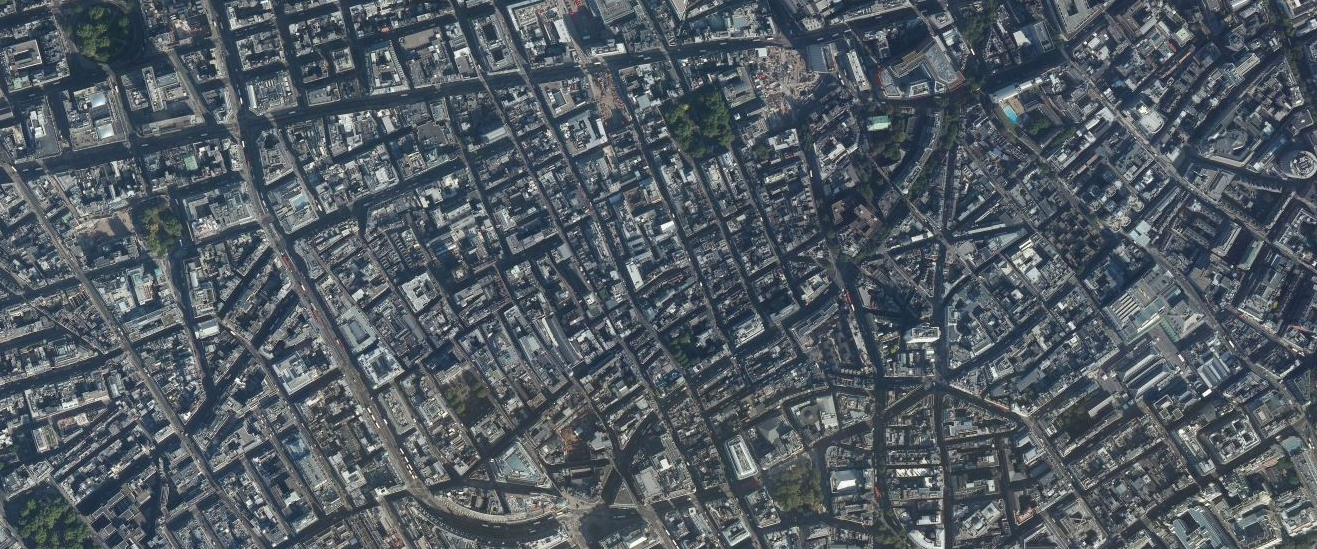
#> input picture code/CNN/City/C10.png, 1317 x 549 px, given in place of F1_01.png, which was not available; the run also reads 2 pictures not shown here
$ jupyter execute --allow-errors CNN.ipynb   (shell and % lines are left out)   (Python 2 division)   (text cells are left out)
#> lines starting #> are read from the running program, lines starting #| are printed output that depends on the picture; pictures that were not available may be replaced by others from this repository, and a replacement may not be noted
#> (a cell that did not finish here is left out)

[cell 2]
import numpy as np
from numpy import linalg as lin
import scipy.signal as sig
import Image

def Sigmoid(x):
    return (1/(1+np.exp(-x)))

def FileExistCheck(file):
#> called with file = 'Forest\\images\\F1_01.png'
    try:
        img = Image.open(file)
#> img is the input picture: PIL image 1317x549 RGB; mean R, G, B 82.3, 91.1, 99
        return('exist')
    except: return('not exist')

def Pool(I,W):
    PoolImg=np.zeros((len(I)/len(W),len(I)/len(W))) # W must fit an integer times into I.
#> PoolImg: shape (656, 656) float64; every value is 0
    for i in range(0,len(PoolImg)):
        for j in range(0,len(PoolImg)):
            SelAr=I[i*len(W):(i+1)*len(W),j*len(W):(j+1)*len(W)]
            PoolImg[i,j]=np.inner(SelAr.flatten(),W.flatten()) # Now this is just an inner product since we have vectors
#> this loop made 1 pass
#> PoolImg: shape (656, 656) float64; min 0, max 28239, mean 7.4
#> PoolImg: shape (655, 655) float64; min 0, max 21639, mean 9.3
    return PoolImg

WC11=np.array([
    [1,1,1,1,1],
    [1,2,2,2,1],
    [1,2,4,2,1],
    [1,2,2,2,1],
    [1,1,1,1,1],
    ])

WC12=np.array([
    [0,0,0.5,1,1],
    [0,0,0.5,1,1],
    [0,0,0.5,1,1],
    [0,0,0.5,1,1],
    [0,0,0.5,1,1],
    ])

WC13=np.array([
    [1,1,1,1,1],
    [1,1,1,1,1],
    [0.5,0.5,0.5,0.5,0.5],
    [0,0,0,0,0],
    [0,0,0,0,0]
    ])

WC14=np.array([
    [0.5,1,1,1,1],
    [0,0.5,1,1,1],
    [0,0,0.5,1,1],
    [0,0,0,0.5,1],
    [0,0,0,0,0.5]
    ])

WC5=np.array([
    [0.5,0,0,0,0],
    [1,0.5,0,0,0],
    [1,1,0.5,0,0],
    [1,1,1,0.5,0],
    [1,1,1,1,0.5]
    ])
# averaging kernel in L2
WP=np.array([
    [1,1],
    [1,1],
    ])

# WC31=np.array([
#     [1,1,0,0],
#     [1,1,0,0],
#     [1,1,0,0],
#     [1,1,0,0],
#     ])

# WC32=np.array([
#     [1,1,1,1],
#     [1,1,1,1],
#     [0,0,0,0],
#     [0,0,0,0],
#     ])
WC31=np.array([
    [1,1,1,1],
    [1,1,1,1],
    [1,1,1,1],
    [1,1,1,1],
    ])

WC32=np.array([
    [1,1,1,1],
    [1,1,1,1],
    [1,1,1,1],
    [1,1,1,1],
    ])


WP4=np.array([
    [1,1,1,1,1],
    [1,1,1,1,1],
    [1,1,1,1,1],
    [1,1,1,1,1],
    [1,1,1,1,1],
    ])


W1=np.zeros(16)
W2=np.zeros(16)
W3=np.zeros(16)
W4=np.zeros(16)
W5=np.zeros(16)
W6=np.zeros(16)
W7=np.zeros(16)
W8=np.zeros(16)
b1=0
b2=0

n1=1*10**-12
n2=1*10**2


# root='Forest\images\F1_'
# t1=1 # f1 is classifier for forest
# t2=0 # classifier for no forest
Input=1
k=0
#> (the rest of this cell did not finish here and is left out)

[cell 3]
im=[]
root='City\images\C4_'
#> (the rest of this cell did not finish here and is left out)

[cell 4]
import IPython.display as dis

for k in range(0,len(im)):
    dis.display(dis.Image(filename=im[k]))

[cell 5]
import numpy as np
from numpy import linalg as lin
import scipy.signal as sig
import Image
RGB=2
file='City\C4.png'
img = Image.open(file)
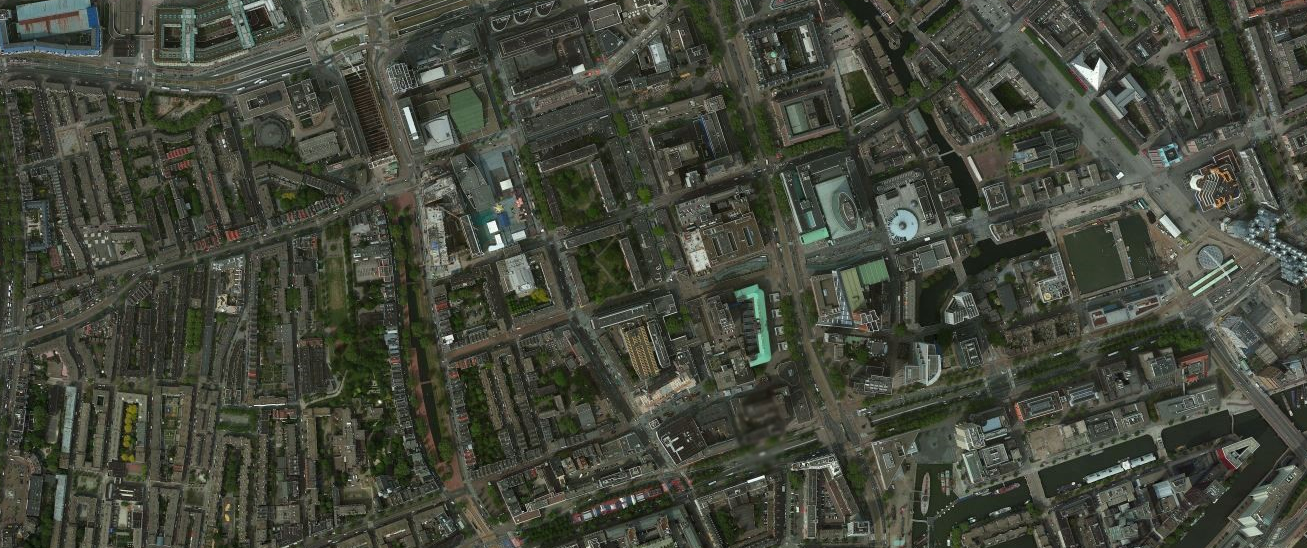
#> input picture code/CNN/City/C4.png, 1307 x 548 px, found by its file name
#> img is the input picture: PIL image 1307x548 RGB; mean R, G, B 68.3, 71.6, 59.9
data=img.convert('RGB')
data = np.asarray( data, dtype="int32" )
#> data: shape (548, 1307, 3) int32
patchSize=150 # patchsize this must be 50 since our network can only handle this value
Yamount=data.shape[0]/patchSize # Counts how many times the windowsize fits in the picture
Xamount=data.shape[1]/patchSize # Counts how many times the windowsize fits in the picture
dataPatched=np.array([[data[j*patchSize:(j+1)*patchSize,i*patchSize:(i+1)*patchSize,RGB] for i in range(0,Xamount)] for j in range(0,Yamount)])

[cell 6]
dataPatched.shape

[cell 7]
inputPatch=dataPatched[0,6,:,:]
img = Image.fromarray( np.asarray( np.clip(inputPatch,0,255), dtype="uint8"), "L" )
#> img: PIL image 150x150 L
img.save('patch'+str(RGB)+'.png' )

[cell 8]
# %%timeit
import numpy as np
from numpy import linalg as lin
import scipy.signal as sig
import Image
RGB=1 #selects layer R=0,G=1,B=2

img = Image.open('Forest\F1.png')
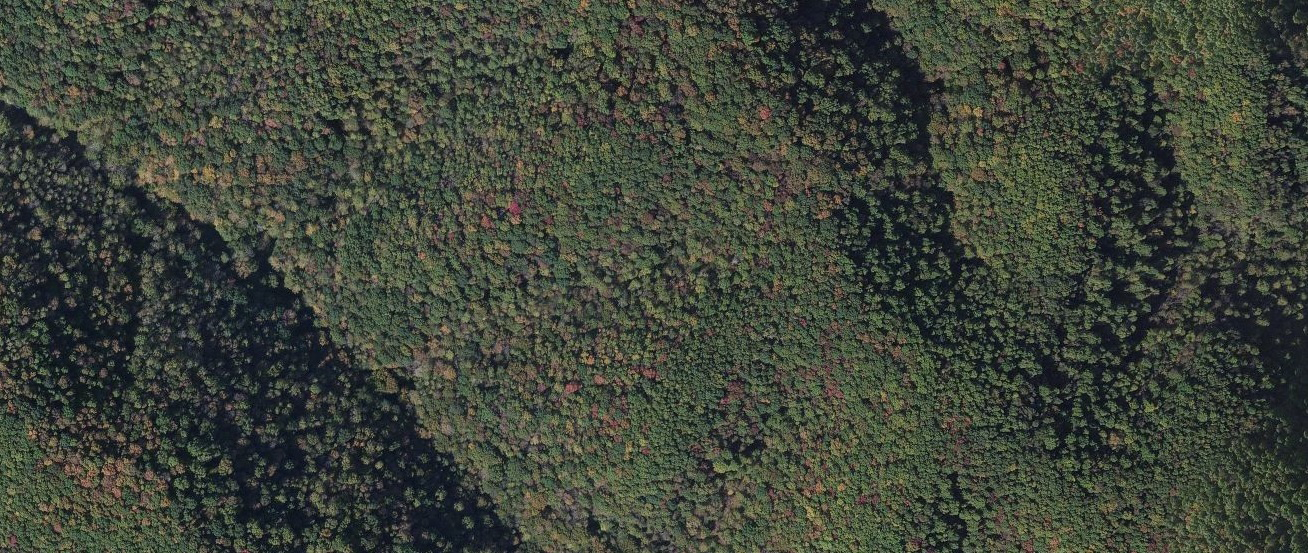
#> input picture code/CNN/Forest/F1.png, 1308 x 553 px, found by its file name
#> img is the input picture: PIL image 1308x553 RGB; mean R, G, B 63.1, 68.8, 58.1
data=img.convert('RGB')
data = np.asarray( data, dtype="int32" )
#> data: shape (553, 1308, 3) int32
patchSize=50 # patchsize this must be 50 since our network can only handle this value
Yamount=data.shape[0]/patchSize # Counts how many times the windowsize fits in the picture
Xamount=data.shape[1]/patchSize # Counts how many times the windowsize fits in the picture
dataPatchedF1=np.array([[data[j*patchSize:(j+1)*patchSize,i*patchSize:(i+1)*patchSize,RGB] for i in range(0,Xamount)] for j in range(0,Yamount)])

img = Image.open('Forest\F2.png')
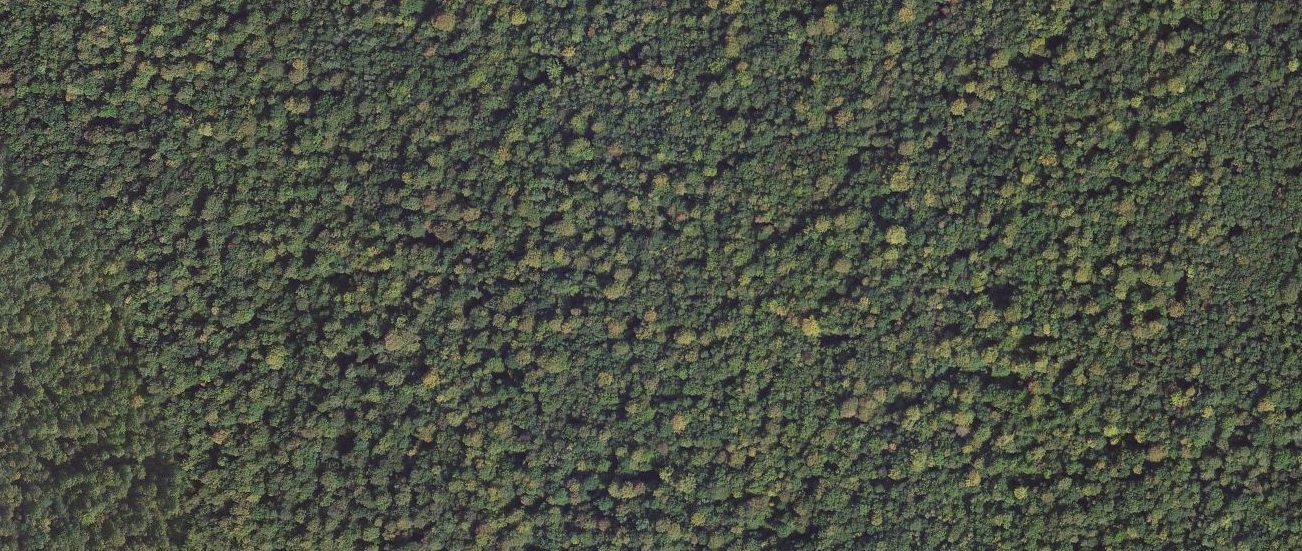
#> input picture code/CNN/Forest/F2.png, 1302 x 551 px, found by its file name
#> img is the input picture: PIL image 1302x551 RGB; mean R, G, B 76.1, 81.2, 68
data=img.convert('RGB')
data = np.asarray( data, dtype="int32" )
#> data: shape (551, 1302, 3) int32
patchSize=50 # patchsize this must be 50 since our network can only handle this value
Yamount=data.shape[0]/patchSize # Counts how many times the windowsize fits in the picture
Xamount=data.shape[1]/patchSize # Counts how many times the windowsize fits in the picture
dataPatchedF2=np.array([[data[j*patchSize:(j+1)*patchSize,i*patchSize:(i+1)*patchSize,RGB] for i in range(0,Xamount)] for j in range(0,Yamount)])

img = Image.open('City\C1.png')
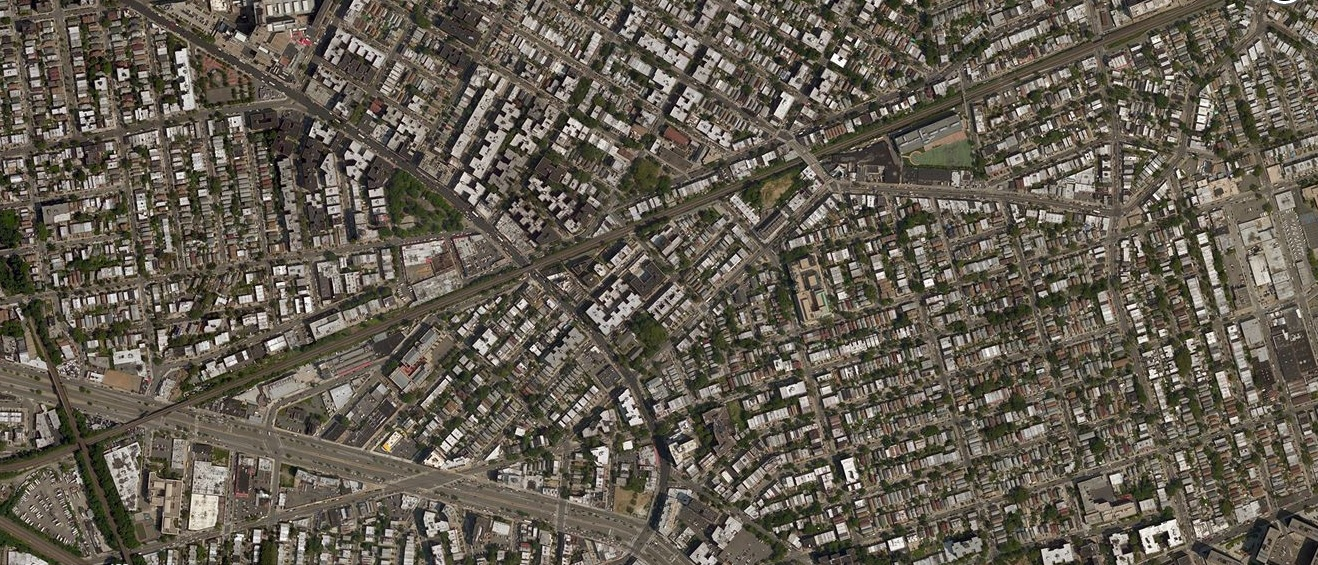
#> input picture code/CNN/City/C1.png, 1318 x 565 px, found by its file name
#> img is the input picture: PIL image 1318x565 RGB; mean R, G, B 99.1, 92.2, 80.7
data=img.convert('RGB')
data = np.asarray( data, dtype="int32" )
#> data: shape (565, 1318, 3) int32
patchSize=50 # patchsize this must be 50 since our network can only handle this value
Yamount=data.shape[0]/patchSize # Counts how many times the windowsize fits in the picture
Xamount=data.shape[1]/patchSize # Counts how many times the windowsize fits in the picture
dataPatchedC1=np.array([[data[j*patchSize:(j+1)*patchSize,i*patchSize:(i+1)*patchSize,RGB] for i in range(0,Xamount)] for j in range(0,Yamount)])

img = Image.open('City\C2.png')
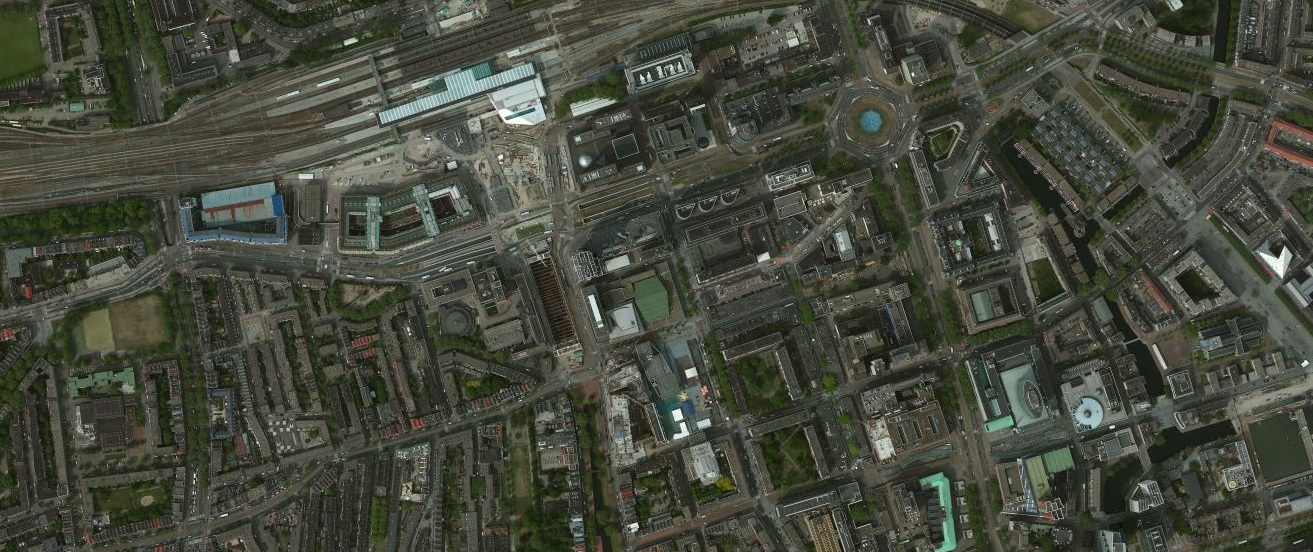
#> input picture code/CNN/City/C2.png, 1313 x 552 px, found by its file name
#> img is the input picture: PIL image 1313x552 RGB; mean R, G, B 69.3, 72.8, 60.8
data=img.convert('RGB')
data = np.asarray( data, dtype="int32" )
#> data: shape (552, 1313, 3) int32
patchSize=50 # patchsize this must be 50 since our network can only handle this value
Yamount=data.shape[0]/patchSize # Counts how many times the windowsize fits in the picture
Xamount=data.shape[1]/patchSize # Counts how many times the windowsize fits in the picture
dataPatchedC2=np.array([[data[j*patchSize:(j+1)*patchSize,i*patchSize:(i+1)*patchSize,RGB] for i in range(0,Xamount)] for j in range(0,Yamount)])

[cell 9]
def Sigmoid(x):
    return (1/(1+np.exp(-x)))

def Pool(I,W):
    PoolImg=np.zeros((len(I)/len(W),len(I)/len(W))) # W must fit an integer times into I.
    for i in range(0,len(PoolImg)):
        for j in range(0,len(PoolImg)):
            SelAr=I[i*len(W):(i+1)*len(W),j*len(W):(j+1)*len(W)]
            PoolImg[i,j]=np.inner(SelAr.flatten(),W.flatten()) # Now this is just an inner product since we have vectors
    return PoolImg

WC11=np.array([
    [1,1,1,1,1],
    [1,2,2,2,1],
    [1,2,4,2,1],
    [1,2,2,2,1],
    [1,1,1,1,1],
    ])

WC12=np.array([
    [0,0,0.5,1,1],
    [0,0,0.5,1,1],
    [0,0,0.5,1,1],
    [0,0,0.5,1,1],
    [0,0,0.5,1,1],
    ])

WC13=np.array([
    [1,1,1,1,1],
    [1,1,1,1,1],
    [0.5,0.5,0.5,0.5,0.5],
    [0,0,0,0,0],
    [0,0,0,0,0]
    ])

WC14=np.array([
    [0.5,1,1,1,1],
    [0,0.5,1,1,1],
    [0,0,0.5,1,1],
    [0,0,0,0.5,1],
    [0,0,0,0,0.5]
    ])

WC5=np.array([
    [0.5,0,0,0,0],
    [1,0.5,0,0,0],
    [1,1,0.5,0,0],
    [1,1,1,0.5,0],
    [1,1,1,1,0.5]
    ])
# averaging kernel in L2
WP=np.array([
    [1,1],
    [1,1],
    ])

WC31=np.array([
    [1,1,1,1],
    [0,1,1,1],
    [0,0,1,1],
    [0,0,0,1],
    ])

WC32=np.array([
    [1,0,0,0],
    [1,1,0,0],
    [1,1,1,0],
    [1,1,1,1],
    ])


WP4=np.array([
    [1,1,1,1,1],
    [1,1,1,1,1],
    [1,1,1,1,1],
    [1,1,1,1,1],
    [1,1,1,1,1],
    ])


W1=np.zeros(16)
W2=np.zeros(16)
W3=np.zeros(16)
W4=np.zeros(16)
W5=np.zeros(16)
W6=np.zeros(16)
W7=np.zeros(16)
W8=np.zeros(16)
b1=0
b2=0

n1=1*10**-12
n2=1*10**2

Input=1
k=0
i=0
j=0
for u in range(0,2000):
    if(Input==1):
        if(j==25 and i==10):
            print('stop')
            break # Searchspace of 2000x2000 is achieved and the loop will stop
        if(i==10): # i must increase to cover all patches over y-direction
            j=j+1 # selects new patch in x direction
            i=0
        i=i+1
        inputPatch=dataPatchedF1[i,j,:,:]
        t1=1 # f1 is classifier for forest
        t2=0 # classifier for no forest
        Input=2

    elif(Input==2):
        inputPatch=dataPatchedC1[i,j,:,:]
        t1=0
        t2=1
        Input=3
    elif(Input==3):
        inputPatch=dataPatchedF2[i,j,:,:]
        t1=1
        t2=0
        Input=4
    elif(Input==4):
        inputPatch=dataPatchedC2[i,j,:,:]
        t1=0
        t2=1
        Input=1

    #L1
    ConvImg1=sig.convolve(inputPatch,WC11,mode='valid')
    ConvImg2=sig.convolve(inputPatch,WC12,mode='valid')
    ConvImg3=sig.convolve(inputPatch,WC13,mode='valid')
    ConvImg4=sig.convolve(inputPatch,WC14,mode='valid')
    #L2
    PoolImg1=Pool(ConvImg1,WP) # reducing dimensionality by 2.
    PoolImg2=Pool(ConvImg2,WP)
    PoolImg3=Pool(ConvImg3,WP)
    PoolImg4=Pool(ConvImg4,WP)
    #L3
    ConvImg1_31=sig.convolve(PoolImg1,WC31,mode='valid')
    ConvImg1_32=sig.convolve(PoolImg1,WC32,mode='valid')

    ConvImg2_33=sig.convolve(PoolImg2,WC31,mode='valid')
    ConvImg2_34=sig.convolve(PoolImg2,WC32,mode='valid')

    ConvImg3_35=sig.convolve(PoolImg3,WC31,mode='valid')
    ConvImg3_36=sig.convolve(PoolImg3,WC32,mode='valid')

    ConvImg3_35=sig.convolve(PoolImg3,WC31,mode='valid')
    ConvImg3_36=sig.convolve(PoolImg3,WC32,mode='valid')

    ConvImg4_37=sig.convolve(PoolImg4,WC31,mode='valid')
    ConvImg4_38=sig.convolve(PoolImg4,WC32,mode='valid')

    #L4
    PoolImg1_41=Pool(ConvImg1_31,WP4) # reducing dimensionality by 2.
    PoolImg1_42=Pool(ConvImg1_32,WP4) # reducing dimensionality by 2.

    PoolImg2_43=Pool(ConvImg2_33,WP4) # reducing dimensionality by 2.
    PoolImg2_44=Pool(ConvImg2_34,WP4) # reducing dimensionality by 2.

    PoolImg3_45=Pool(ConvImg3_35,WP4) # reducing dimensionality by 2.
    PoolImg3_46=Pool(ConvImg3_36,WP4) # reducing dimensionality by 2.

    PoolImg4_47=Pool(ConvImg4_37,WP4) # reducing dimensionality by 2.
    PoolImg4_48=Pool(ConvImg4_38,WP4) # reducing dimensionality by 2.


    # Now we have the outputs and we make
    x1=np.inner(PoolImg1_41.flatten(),W1)+np.inner(PoolImg2_43.flatten(),W3)+np.inner(PoolImg3_45.flatten(),W5)+np.inner(PoolImg4_47.flatten(),W7)
    x2=np.inner(PoolImg1_42.flatten(),W2)+np.inner(PoolImg2_44.flatten(),W4)+np.inner(PoolImg3_46.flatten(),W6)+np.inner(PoolImg4_48.flatten(),W8)
    f1=Sigmoid(x1-b1)
    f2=Sigmoid(x2-b2)
    W1=W1+ n1*(t1-f1)*PoolImg1_41.flatten()
    W3=W3+ n1*(t1-f1)*PoolImg2_43.flatten()
    W5=W5+ n1*(t1-f1)*PoolImg3_45.flatten()
    W7=W7+ n1*(t1-f1)*PoolImg4_47.flatten()

    W2=W2+ n1*(t2-f2)*PoolImg1_42.flatten()
    W4=W4+ n1*(t2-f2)*PoolImg2_44.flatten()
    W6=W6+ n1*(t2-f2)*PoolImg3_46.flatten()
    W8=W8+ n1*(t2-f2)*PoolImg4_48.flatten()
    b1=b1-n2*(t1-f1)
    b2=b2-n2*(t2-f2)
#> this loop made 1041 passes
#> (x1, x2, f1, f2, b1, b2) on passes 1 to 3: (0, 0, 0.5, 0.5, -50, 50), (112.3, -109.1, 1, 8.42e-70, 50, -50), (-124.7, 121.3, 1.34e-76, 1, -50, 50)
#> ConvImg1: shape (46, 46) int64
#> ConvImg2: shape (46, 46) float64
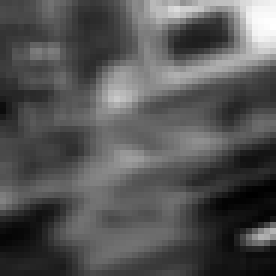
#> ConvImg3: shape (46, 46) float64 (shown 6 times larger); min 452.5, max 1882.5, mean 927.7; drawn with min black and max white
#> (the rest of the program and of its run is left out)
